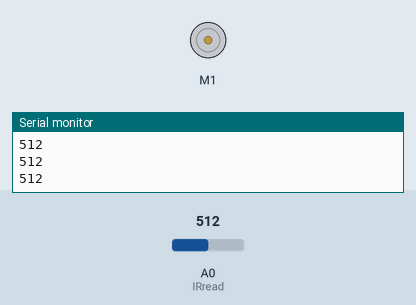
This sketch was run on a simulated Arduino Uno, built with avr-gcc and run on an emulated ATmega328P. On the bench: DC motor (green arrow = forward, orange = backward, longer = faster), the last lines printed to the serial monitor. The inputs (shaded band) are chosen by the test bench; at power-on: A0 (IRread) = 512.

Above: at 1.2 s.
1.3 s: A0 (IRread) set to 531
2.8 s: A0 (IRread) set to 559
At 3.8 s:
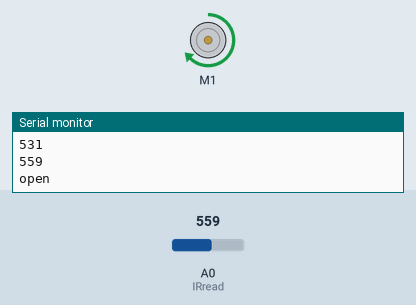
5.8 s: A0 (IRread) set to 511
At 8.5 s:
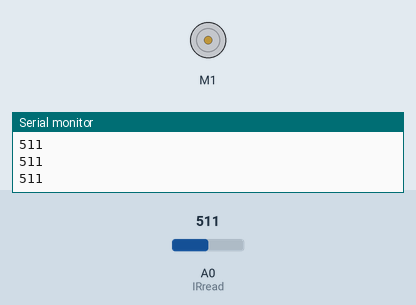
8.8 s: A0 (IRread) set to 716
At 9.5 s:
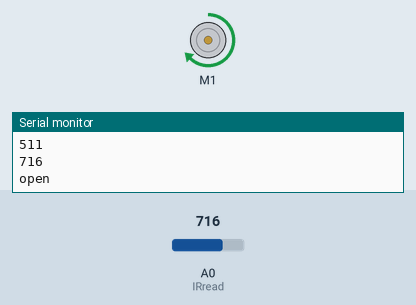
Timing chart, 0 to 12.8 s (numbered marks = the images above; inputs shaded):
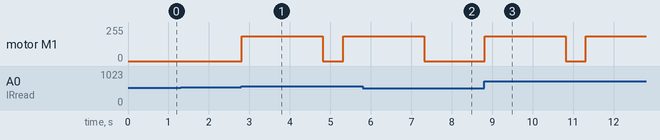

Measured:
- the behaviour switches between 542 and 543 on A0 (IRread) (found by bisection; images 0 and 1)
- after the input at 2.8 s, motor M1: stopped → forward 185/255 at once, → stopped 2.0 s later, → forward 185/255 0.50 s later
- after the input at 5.8 s, motor M1: goes on until 7.3 s, then stays stopped
- after the input at 8.8 s, motor M1: stopped → forward 185/255 at once, → stopped 2.0 s later, → forward 185/255 0.50 s later

The sketch:

IRreward.ino
```cpp
/*
Controlling solenoids with the Adafruit Motor Shield v2
---->	http://www.adafruit.com/products/1438
Adapted from Adafruit Motorshield v2 - DC Motor test
VP - 4/9/14
----------------
Added IR control - VP - 4/14/2014
*/

#include <Wire.h>
#include <Adafruit_MotorShield.h>
#include "utility/Adafruit_PWMServoDriver.h"

// Create the motor shield object with the default I2C address
Adafruit_MotorShield AFMS = Adafruit_MotorShield();

// Select which 'port' M1, M2, M3 or M4. In this case, M1
Adafruit_DCMotor *LeftSolenoid = AFMS.getMotor(1);
// You can also make another motor on port M2
//Adafruit_DCMotor *RightSolenoid = AFMS.getMotor(2);

int IRread = A0;
//The shield uses the SDA and SCL i2c pins to control DC and stepper motors. On the Arduino
//UNO these are also known as A4 and A5
int baseline = 0;
int IRval = baseline;           // store read value


void setup() {
  Serial.begin(9600);           // set up Serial library at 9600 bps

  AFMS.begin();  // create with the default frequency 1.6KHz
  //AFMS.begin(1000);  // to apply a different frequency, here 1KHz

  // Set the speed to start, from 0 (off) to 255 (max speed)
  LeftSolenoid->setSpeed(0);
  LeftSolenoid->run(FORWARD);
  // turn on current in solenoid coil
  LeftSolenoid->run(RELEASE);

//for(i=0;i<4;i++){ motors[i].run(RELEASE); }

  // IR sensor initialization
    arrayinit();

}

void loop() {

  IRval = analogRead(IRread);    // read the input pin
  Serial.println(IRval);

  if (IRval > (baseline + 30)) {
    // open solenoid
  Serial.print("open");
  LeftSolenoid->run(FORWARD);
  LeftSolenoid->setSpeed(185);  // corresponds to 6V ouput with external power supply
                              // ~5.5V when solenoid plugged in
                           // 3.24V output with USB
  // opening duration
  delay(2000);
  // refractory period
  Serial.print("close");
  LeftSolenoid->run(RELEASE);
  delay(500);
  }
}

void arrayinit(){
  int  inc;
  int total;
  float IRvalArray[3];

  Serial.println(" ");
  Serial.println("Start IR initialization");
  while (total!=3){
  total=0;
  for (inc=0; inc < 4 ; inc++ ){
    IRvalArray[inc] = analogRead(IRread);
    if ((inc>0) && IRvalArray[inc]==IRvalArray[inc-1]){
      total++;
    }
  delay(10);
  Serial.println((long)IRvalArray[inc], DEC);
  }
  }
  baseline=IRvalArray[3];
  Serial.print("Baseline value is ");
  Serial.println(baseline);

  Serial.println("End initialization");
}
```
